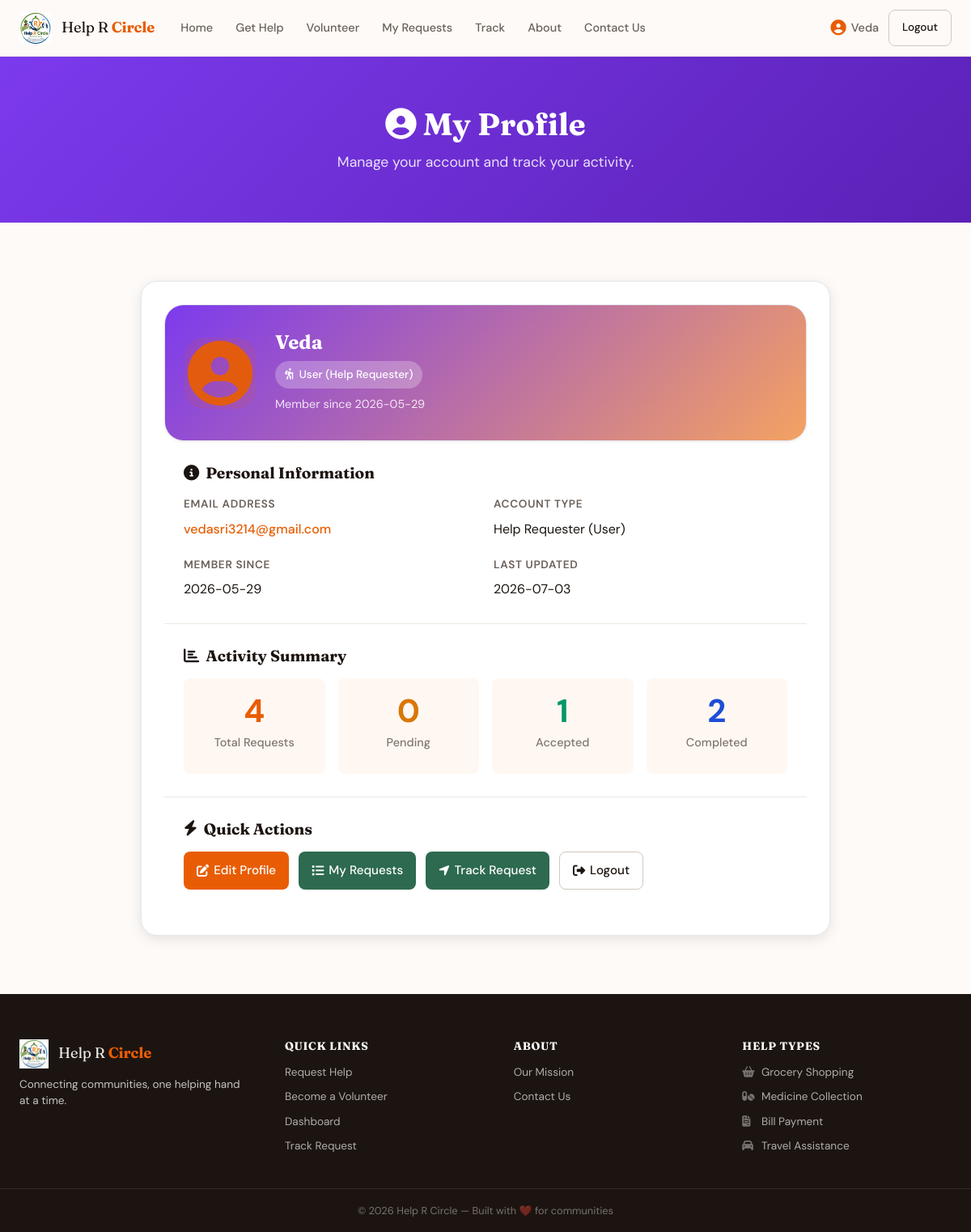
Screenshot of /profile (signed in) with the database file from the repository.
### tables this page shows
CREATE TABLE users (
                id              INTEGER PRIMARY KEY AUTOINCREMENT,
                username        TEXT    NOT NULL UNIQUE,
                email           TEXT    NOT NULL UNIQUE,
                password_hash   TEXT    NOT NULL,
                role            TEXT    NOT NULL DEFAULT 'user',
                created_at      TEXT    DEFAULT (datetime('now', 'localtime')),
                updated_at      TEXT    DEFAULT (datetime('now', 'localtime'))
            , is_verified INTEGER DEFAULT 0, verification_code TEXT, verification_expiry TEXT);

### app.py (the view, shortened to what this page needs)
@app.route("/profile")
@login_required
def profile():
    user_id = session.get('user_id')
    user = db.get_user_by_id(user_id)
    if not user:
        flash("User not found.", "error")
        return redirect(url_for('index'))
    if user['role'] == 'user':
        activity_stats = db.get_user_activity_stats(user_id)
        return render_template("profile.html", user=user, stats=activity_stats)
    elif user['role'] == 'admin':
        return render_template("profile_admin.html", user=user)
    flash("Invalid user role.", "error")
    return redirect(url_for('index'))

### app.py (called while the page is built)
def login_required(f):
    @wraps(f)
    def decorated_function(*args, **kwargs):
        if 'user_id' not in session:
            flash("Please log in first.", "error")
            return redirect(url_for('login'))
        return f(*args, **kwargs)
    return decorated_function

### database.py (called while the page is built)
    def _connect(self):
        conn = sqlite3.connect(DB_PATH)
        conn.row_factory = sqlite3.Row
        conn.execute("PRAGMA foreign_keys = ON")
        return conn

    def get_user_by_id(self, user_id):
        conn = self._connect()
        user = conn.execute(
            "SELECT * FROM users WHERE id = ?", (user_id,)
        ).fetchone()
        conn.close()
        return dict(user) if user else None

### templates/profile.html (shortened to what this page needs)
{% extends "base.html" %}
{% block content %}
<section class="page-hero page-hero-purple">
  <div class="container">
    <h1><i class="fas fa-user-circle"></i> My Profile</h1>
    <p>Manage your account and track your activity.</p>
  </div>
</section>
<section class="section">
  <div class="container" style="max-width: 900px;">
    <div class="profile-container">
      <div class="profile-card">
        <div class="profile-header">
          <div class="profile-avatar">
            <i class="fas fa-user-circle"></i>
          </div>
          <div class="profile-header-info">
            <h2>{{ user['username'] }}</h2>
            <p class="role-badge role-user">
              <i class="fas fa-person-hiking"></i> User (Help Requester)
            </p>
            <p class="profile-member-since">Member since {{ user['created_at'][:10] }}</p>
          </div>
        </div>
        <div class="profile-section">
          <h3><i class="fas fa-info-circle"></i> Personal Information</h3>
          <div class="info-grid">
            <div class="info-item">
              <label>Email Address</label>
              <p><a href="mailto:{{ user['email'] }}">{{ user['email'] }}</a></p>
            </div>
            <div class="info-item">
              <label>Account Type</label>
              <p>Help Requester (User)</p>
            </div>
            <div class="info-item">
              <label>Member Since</label>
              <p>{{ user['created_at'][:10] }}</p>
            </div>
            <div class="info-item">
              <label>Last Updated</label>
              <p>{{ user['updated_at'][:10] }}</p>
            </div>
          </div>
        </div>
        <div class="profile-section">
          <h3><i class="fas fa-chart-bar"></i> Activity Summary</h3>
          <div class="stats-grid">
            <div class="stat-item">
              <div class="stat-number">{{ stats['total_requests'] }}</div>
              <div class="stat-label">Total Requests</div>
            </div>
            <div class="stat-item">
              <div class="stat-number stat-pending">{{ stats['pending_requests'] }}</div>
              <div class="stat-label">Pending</div>
            </div>
            <div class="stat-item">
              <div class="stat-number stat-accepted">{{ stats['accepted_requests'] }}</div>
              <div class="stat-label">Accepted</div>
            </div>
            <div class="stat-item">
              <div class="stat-number stat-completed">{{ stats['completed_requests'] }}</div>
              <div class="stat-label">Completed</div>
            </div>
          </div>
        </div>
        <div class="profile-section">
          <h3><i class="fas fa-bolt"></i> Quick Actions</h3>
          <div class="action-buttons">
            <a href="{{ url_for('edit_profile') }}" class="btn btn-primary">
              <i class="fas fa-edit"></i> Edit Profile
            </a>
            <a href="{{ url_for('user_dashboard') }}" class="btn btn-secondary">
              <i class="fas fa-list"></i> My Requests
            </a>
            <a href="{{ url_for('track') }}" class="btn btn-secondary">
              <i class="fas fa-location-arrow"></i> Track Request
            </a>
            <a href="{{ url_for('logout') }}" class="btn btn-outline">
              <i class="fas fa-sign-out-alt"></i> Logout
            </a>
          </div>
        </div>
      </div>
    </div>
  </div>
</section>
{% endblock %}

### templates/base.html (shortened to what this page needs)
<!DOCTYPE html>
<html lang="en">
<head>
  <link rel="stylesheet" href="https://cdnjs.cloudflare.com/ajax/libs/font-awesome/6.5.0/css/all.min.css"/>
  <link rel="stylesheet" href="{{ url_for('static', filename='css/style.css') }}"/>
</head>
<body>
<nav class="navbar" id="navbar">
  <div class="nav-container">
    <a href="{{ url_for('index') }}" class="nav-logo">
      <img src="{{ url_for('static', filename='images/help_r_circle_logo.png') }}" alt="Help R Circle logo" class="brand-logo" />
      <span class="logo-text">Help R <strong>Circle</strong></span>
    </a>
    <ul class="nav-links" id="navLinks">
      <li><a href="{{ url_for('index') }}"        class="nav-link {% if request.endpoint=='index' %}active{% endif %}">Home</a></li>
      <li><a href="{{ url_for('go_request_help') }}" class="nav-link {% if request.endpoint=='request_help' or request.endpoint=='go_request_help' %}active{% endif %}">Get Help</a></li>
      <li><a href="{{ url_for('go_volunteer') }}"    class="nav-link {% if request.endpoint=='volunteer' or request.endpoint=='go_volunteer' %}active{% endif %}">Volunteer</a></li>
      {% if session.get('role') == 'volunteer' %}
      <li><a href="{{ url_for('dashboard') }}"    class="nav-link {% if request.endpoint=='dashboard' %}active{% endif %}">Dashboard</a></li>
      {% elif session.get('role') == 'user' %}
      <li><a href="{{ url_for('user_dashboard') }}" class="nav-link {% if request.endpoint=='user_dashboard' %}active{% endif %}">My Requests</a></li>
      {% elif session.get('role') == 'admin' %}
      <li><a href="{{ url_for('admin_dashboard') }}" class="nav-link {% if request.endpoint=='admin_dashboard' %}active{% endif %}">Admin Panel</a></li>
      {% endif %}
      <li><a href="{{ url_for('track') }}"        class="nav-link {% if request.endpoint=='track' %}active{% endif %}">Track</a></li>
      <li><a href="{{ url_for('about') }}"        class="nav-link {% if request.endpoint=='about' %}active{% endif %}">About</a></li>
      {% if session.get('role') == 'admin' %}
      <li><a href="{{ url_for('admin_contact_messages') }}" class="nav-link {% if request.endpoint=='admin_contact_messages' %}active{% endif %}">Contact Messages</a></li>
      {% else %}
      <li><a href="{{ url_for('contact') }}"      class="nav-link {% if request.endpoint=='contact' %}active{% endif %}">Contact Us</a></li>
      {% endif %}
    </ul>
    <div class="nav-actions">
      {% if session.get('user_id') %}
        <div class="user-menu">
          <a href="{{ url_for('profile') }}" class="user-greeting" title="View profile">
            <i class="fas fa-user-circle"></i>
            {{ session.get('username') }}
          </a>
          <a href="{{ url_for('logout') }}" class="btn btn-outline btn-sm">Logout</a>
        </div>
      {% else %}
        <a href="{{ url_for('login') }}" class="btn btn-outline btn-sm">Login</a>
        <a href="{{ url_for('signup') }}" class="btn btn-primary btn-sm nav-cta">Sign Up</a>
      {% endif %}
    </div>
  </div>
</nav>
<main class="main-content">
  {% block content %}{% endblock %}
</main>
<footer class="footer">
  <div class="footer-container">
    <div class="footer-brand">
      <a href="{{ url_for('index') }}" class="nav-logo footer-logo">
        <img src="{{ url_for('static', filename='images/help_r_circle_logo.png') }}" alt="Help R Circle logo" class="brand-logo footer-brand-logo" />
        <span class="logo-text">Help R <strong>Circle</strong></span>
      </a>
      <p class="footer-tagline">Connecting communities, one helping hand at a time.</p>
    </div>
    <div class="footer-links">
      <div class="footer-col">
        <h4>Quick Links</h4>
        <ul>
          <li><a href="{{ url_for('go_request_help') }}">Request Help</a></li>
          <li><a href="{{ url_for('go_volunteer') }}">Become a Volunteer</a></li>
          <li><a href="{{ url_for('go_volunteer') }}">Dashboard</a></li>
          <li><a href="{{ url_for('track') }}">Track Request</a></li>
        </ul>
      </div>
      <div class="footer-col">
        <h4>About</h4>
        <ul>
          <li><a href="{{ url_for('about') }}">Our Mission</a></li>
          <li><a href="{{ url_for('contact') }}">Contact Us</a></li>
        </ul>
      </div>
      <div class="footer-col">
        <h4>Help Types</h4>
        <ul>
          <li><i class="fas fa-shopping-basket"></i> Grocery Shopping</li>
          <li><i class="fas fa-pills"></i> Medicine Collection</li>
          <li><i class="fas fa-file-invoice"></i> Bill Payment</li>
          <li><i class="fas fa-car"></i> Travel Assistance</li>
        </ul>
      </div>
    </div>
  </div>
  <div class="footer-bottom">
    <p>&copy; 2026 Help R Circle &mdash; Built with ❤️ for communities</p>
  </div>
</footer>
</body>
</html>

### templates/profile.html (style rules this page uses)
.profile-container { display: flex; gap: 24px; }
.profile-card { background: var(--surface); border-radius: var(--radius-lg); box-shadow: var(--shadow-md); overflow: hidden; flex: 1; }
.profile-header { background: linear-gradient(135deg, var(--purple) 0%, var(--accent) 100%); color: #fff; padding: 32px 24px; display: flex; align-items: center; gap: 24px; }
.profile-avatar { font-size: 80px; display: flex; align-items: center; justify-content: center; opacity: 0.95; }
.profile-header-info h2 { color: #fff; margin-bottom: 8px; }
.role-badge { display: inline-block; background: rgba(255,255,255,.25); color: #fff; padding: 6px 12px; border-radius: 20px; font-size: 0.85rem; font-weight: 500; margin-bottom: 8px; }
.role-badge i { margin-right: 4px; }
.profile-member-since { color: rgba(255,255,255,.85); font-size: 0.9rem; margin: 0; }
.profile-section { padding: 28px 24px; border-bottom: 1px solid var(--border); }
.profile-section:last-child { border-bottom: none; }
.profile-section h3 { font-size: 1.2rem; margin-bottom: 16px; display: flex; align-items: center; gap: 8px; color: var(--text); }
.info-grid { display: grid; grid-template-columns: repeat(2, 1fr); gap: 20px; }
.info-item label { font-size: 0.85rem; font-weight: 600; color: var(--text-muted); text-transform: uppercase; letter-spacing: 0.05em; margin-bottom: 6px; display: block; }
.info-item p { font-size: 1rem; color: var(--text); margin: 0; }
.info-item a { color: var(--primary); font-weight: 500; }
.stats-grid { display: grid; grid-template-columns: repeat(4, 1fr); gap: 16px; }
.stat-item { background: var(--bg-tinted); padding: 20px; border-radius: var(--radius-sm); text-align: center; }
.stat-number { font-size: 2.5rem; font-weight: 700; color: var(--primary); line-height: 1; margin-bottom: 8px; }
.stat-number.stat-pending { color: var(--status-pending); }
.stat-number.stat-accepted { color: var(--status-accepted); }
.stat-number.stat-completed { color: var(--status-completed); }
.stat-label { font-size: 0.9rem; color: var(--text-muted); font-weight: 500; }
.action-buttons { display: flex; gap: 12px; flex-wrap: wrap; }
.btn { padding: 10px 16px; border-radius: var(--radius-sm); border: none; cursor: pointer; font-weight: 500; display: inline-flex; align-items: center; gap: 6px; text-decoration: none; transition: all 0.3s ease; }
.btn-primary { background: var(--primary); color: #fff; }
.btn-secondary { background: var(--secondary); color: #fff; }
.btn-outline { background: transparent; border: 1px solid var(--border-dark); color: var(--text); }

### rows the page displays
users: get "Veda", username "Veda", created_at "2026-05-29", email "vedasri3214@gmail.com", updated_at "2026-07-03"

### other values shown
{{ stats['total_requests'] }} "4"
{{ stats['pending_requests'] }} "0"
{{ stats['accepted_requests'] }} "1"
{{ stats['completed_requests'] }} "2"
